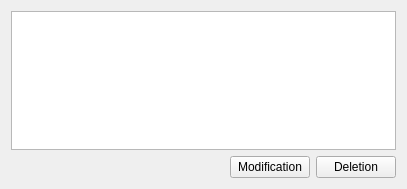
<?xml version="1.0" encoding="UTF-8"?>
<ui version="4.0">
 <class>Widget</class>
 <widget class="QWidget" name="Widget">
  <property name="geometry">
   <rect>
    <x>0</x>
    <y>0</y>
    <width>407</width>
    <height>189</height>
   </rect>
  </property>
  <property name="windowTitle">
   <string>Widget</string>
  </property>
  <layout class="QVBoxLayout" name="verticalLayout">
   <item>
    <layout class="QHBoxLayout" name="horizontalLayout">
     <item>
      <widget class="QTableView" name="tableView"/>
     </item>
    </layout>
   </item>
   <item>
    <layout class="QHBoxLayout" name="horizontalLayout_2">
     <item>
      <spacer name="horizontalSpacer">
       <property name="orientation">
        <enum>Qt::Horizontal</enum>
       </property>
       <property name="sizeHint" stdset="0">
        <size>
         <width>40</width>
         <height>20</height>
        </size>
       </property>
      </spacer>
     </item>
     <item>
      <widget class="QPushButton" name="pbtUpdate">
       <property name="text">
        <string>Modification</string>
       </property>
      </widget>
     </item>
     <item>
      <widget class="QPushButton" name="pbtDelete">
       <property name="text">
        <string>Deletion</string>
       </property>
      </widget>
     </item>
    </layout>
   </item>
  </layout>
 </widget>
 <layoutdefault spacing="6" margin="11"/>
 <resources/>
 <connections/>
</ui>
